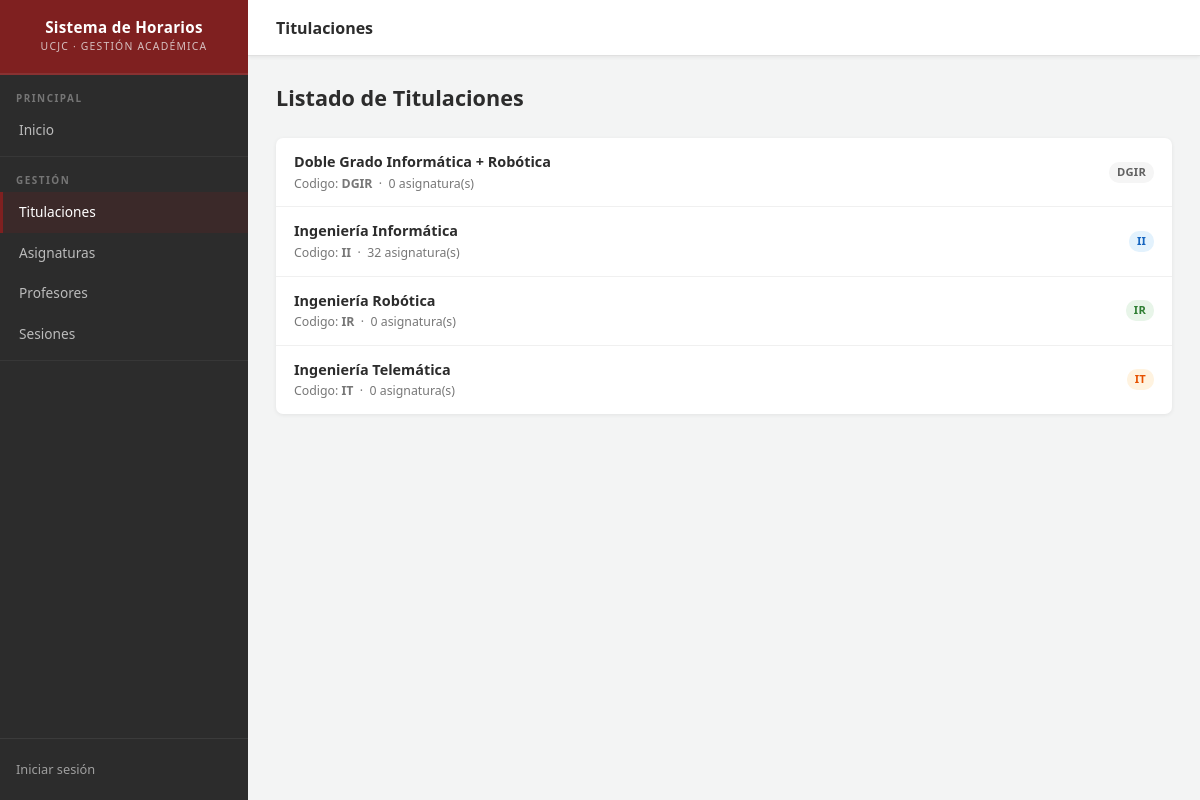
Screenshot of /horarios/titulaciones/ with the database file from the repository.
### horarios/models.py (models this page shows, shortened)
class Titulacion(models.Model):
    codigo = models.CharField(max_length=10, unique=True, verbose_name='Código')
    nombre = models.CharField(max_length=200, verbose_name='Nombre')
    class Meta:
        ordering = ['nombre']
        verbose_name = 'Titulación'
        verbose_name_plural = 'Titulaciones'

### horarios/views.py (the view)
# urls.py: path('titulaciones/', views.TitulacionListView.as_view(), name='titulaciones'),
class TitulacionListView(generic.ListView):
    model = Titulacion
    template_name = 'horarios/titulacion_list.html'
    context_object_name = 'titulacion_list'

### horarios/templates/horarios/titulacion_list.html (shortened to what this page needs)
{% extends "base_generic.html" %}
{% block page_title %}Titulaciones{% endblock %}
{% block content %}
<div class="page-header">
  <h2>Listado de Titulaciones</h2>
</div>
{% if titulacion_list %}
<div class="card">
  <ul class="item-list">
    {% for titulacion in titulacion_list %}
    <li>
      <div class="item-main">
        <div class="item-title">{{ titulacion.nombre }}</div>
        <div class="item-subtitle">
          Codigo: <strong>{{ titulacion.codigo }}</strong>
          &nbsp;·&nbsp;
          {{ titulacion.asignaturas.count }} asignatura(s)
        </div>
      </div>
      <div style="display: flex; align-items: center; gap: 8px;">
        <span class="badge
          {% if titulacion.codigo == 'II' %}badge-blue
          {% elif titulacion.codigo == 'IR' %}badge-green
          {% elif titulacion.codigo == 'IT' %}badge-orange
          {% elif titulacion.codigo == 'DG' %}badge-purple
          {% else %}badge-gray{% endif %}">
          {{ titulacion.codigo }}
        </span>
      </div>
    </li>
    {% endfor %}
  </ul>
</div>
{% endif %}
{% endblock %}

### static/css/style.css (style rules this page uses)
:root { --crimson: #7F2020; --crimson-dark: #5a1515; --crimson-light: #a33d3d; --crimson-hover: #6b1a1a; --off-white: #F3F4F4; --charcoal: #2C2C2C; --charcoal-light: #3f3f3f; --white: #ffffff; --border: #e0e0e0; --border-light: #f0f0f0; --text-muted: #777; --sidebar-width: 248px; --topbar-height: 56px; --radius: 7px; --shadow-sm: 0 1px 4px rgba(0,0,0,0.07); --shadow: 0 2px 10px rgba(0,0,0,0.09); }
*, *::before, *::after { box-sizing: border-box; margin: 0; padding: 0; }
html { scroll-behavior: smooth; }
body { font-family: 'Segoe UI', system-ui, -apple-system, BlinkMacSystemFont, sans-serif; background: var(--off-white); color: var(--charcoal); min-height: 100vh; font-size: 15px; line-height: 1.5; }
ul, ol { padding-left: 1.2em; }
.page-header { display: flex; align-items: center; justify-content: space-between; margin-bottom: 24px; flex-wrap: wrap; gap: 12px; }
.page-header h2 { font-size: 1.35rem; font-weight: 700; color: var(--charcoal); }
.card { background: white; border-radius: var(--radius); box-shadow: var(--shadow-sm); overflow: hidden; margin-bottom: 8px; }
.item-list { list-style: none; padding: 0; }
.item-list li { display: flex; align-items: center; justify-content: space-between; padding: 13px 18px; border-bottom: 1px solid var(--border-light); gap: 12px; transition: background 0.12s; }
.item-list li:last-child { border-bottom: none; }
.item-main { flex: 1; min-width: 0; }
.item-title { font-weight: 600; color: var(--charcoal); font-size: 0.9rem; margin-bottom: 2px; overflow: hidden; text-overflow: ellipsis; white-space: nowrap; }
.item-subtitle { font-size: 0.77rem; color: var(--text-muted); overflow: hidden; text-overflow: ellipsis; white-space: nowrap; }
.badge { display: inline-block; padding: 2px 8px; border-radius: 10px; font-size: 0.7rem; font-weight: 700; letter-spacing: 0.2px; white-space: nowrap; }
.badge-green { background: #e8f5e9; color: #2e7d32; }
.badge-blue { background: #e3f2fd; color: #1565c0; }
.badge-orange { background: #fff3e0; color: #e65100; }
.badge-gray { background: #f5f5f5; color: #616161; }

### rows the page displays
Titulacion: nombre "Doble Grado Informática + Robótica", codigo "DGIR", asignaturas.count "0"
Titulacion: nombre "Ingeniería Informática", codigo "II", asignaturas.count "32"
Titulacion: nombre "Ingeniería Robótica", codigo "IR", asignaturas.count "0"
Titulacion: nombre "Ingeniería Telemática", codigo "IT", asignaturas.count "0"
